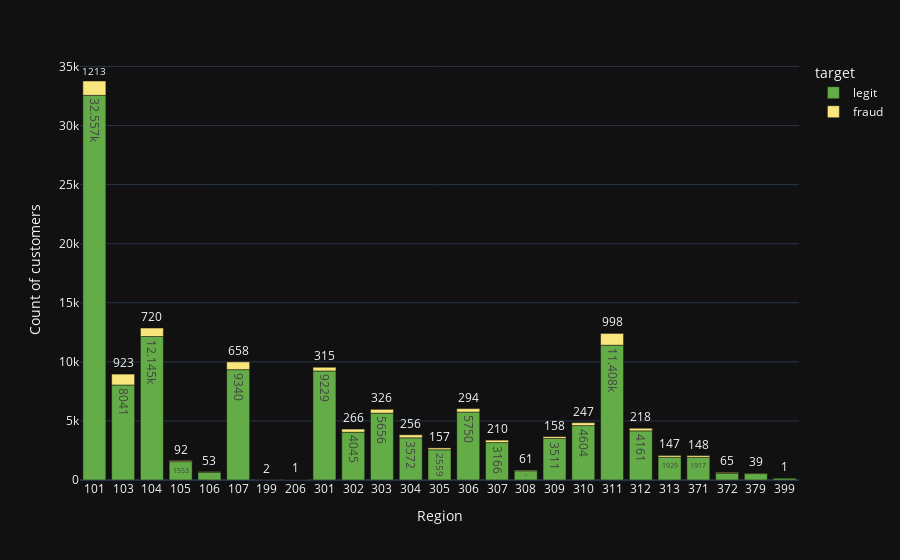

Notebook code for this chart:
### Code cell
# plot count of customers within each region, with the proportion of legit and fraudulent customers. 

px2 = agg_clients.groupby(['region', 'target']).size().to_frame('count').reset_index()
px2['target'] = px2['target'].map({0: 'legit', 1: 'fraud'})

fig = px.bar(px2, x='region', y='count', color='target', text_auto=True, labels={'date_interval': 'Weeks as a customer', 'region': 'Region'}, template='plotly_dark', color_discrete_sequence=['#63ac47', '#f8e67c']).update_layout(yaxis_title="Count of customers")
fig.update_xaxes(type='category')

### Figure 1 — Plotly figure (JSON) as saved in the notebook; plotly's stock layout.template omitted (floating-point values rounded to 4 significant figures)
{"data": [{"alignmentgroup": "True", "hovertemplate": "target=legit<br>Region=%{x}<br>count=%{y}<extra></extra>", "legendgroup": "legit", "marker": {"color": "#63ac47", "pattern": {"shape": ""}}, "name": "legit", "offsetgroup": "legit", "orientation": "v", "showlegend": true, "textposition": "auto", "texttemplate": "%{y}", "type": "bar", "x": [101, 103, 104, 105, 106, 107, 199, 206, 301, 302, 303, 304, 305, 306, 307, 308, 309, 310, 311, 312, 313, 371, 372, 379, 399], "xaxis": "x", "y": [32557, 8041, 12145, 1553, 653, 9340, 2, 52, 9229, 4045, 5656, 3572, 2559, 5750, 3166, 780, 3511, 4604, 11408, 4161, 1929, 1917, 579, 544, 174], "yaxis": "y"}, {"alignmentgroup": "True", "hovertemplate": "target=fraud<br>Region=%{x}<br>count=%{y}<extra></extra>", "legendgroup": "fraud", "marker": {"color": "#f8e67c", "pattern": {"shape": ""}}, "name": "fraud", "offsetgroup": "fraud", "orientation": "v", "showlegend": true, "textposition": "auto", "texttemplate": "%{y}", "type": "bar", "x": [101, 103, 104, 105, 106, 107, 206, 301, 302, 303, 304, 305, 306, 307, 308, 309, 310, 311, 312, 313, 371, 372, 379, 399], "xaxis": "x", "y": [1213, 923, 720, 92, 53, 658, 1, 315, 266, 326, 256, 157, 294, 210, 61, 158, 247, 998, 218, 147, 148, 65, 39, 1], "yaxis": "y"}], "layout": {"barmode": "relative", "legend": {"title": {"text": "target"}, "tracegroupgap": 0}, "margin": {"t": 60}, "xaxis": {"anchor": "y", "domain": [0, 1], "title": {"text": "Region"}, "type": "category"}, "yaxis": {"anchor": "x", "domain": [0, 1], "title": {"text": "Count of customers"}}}}
